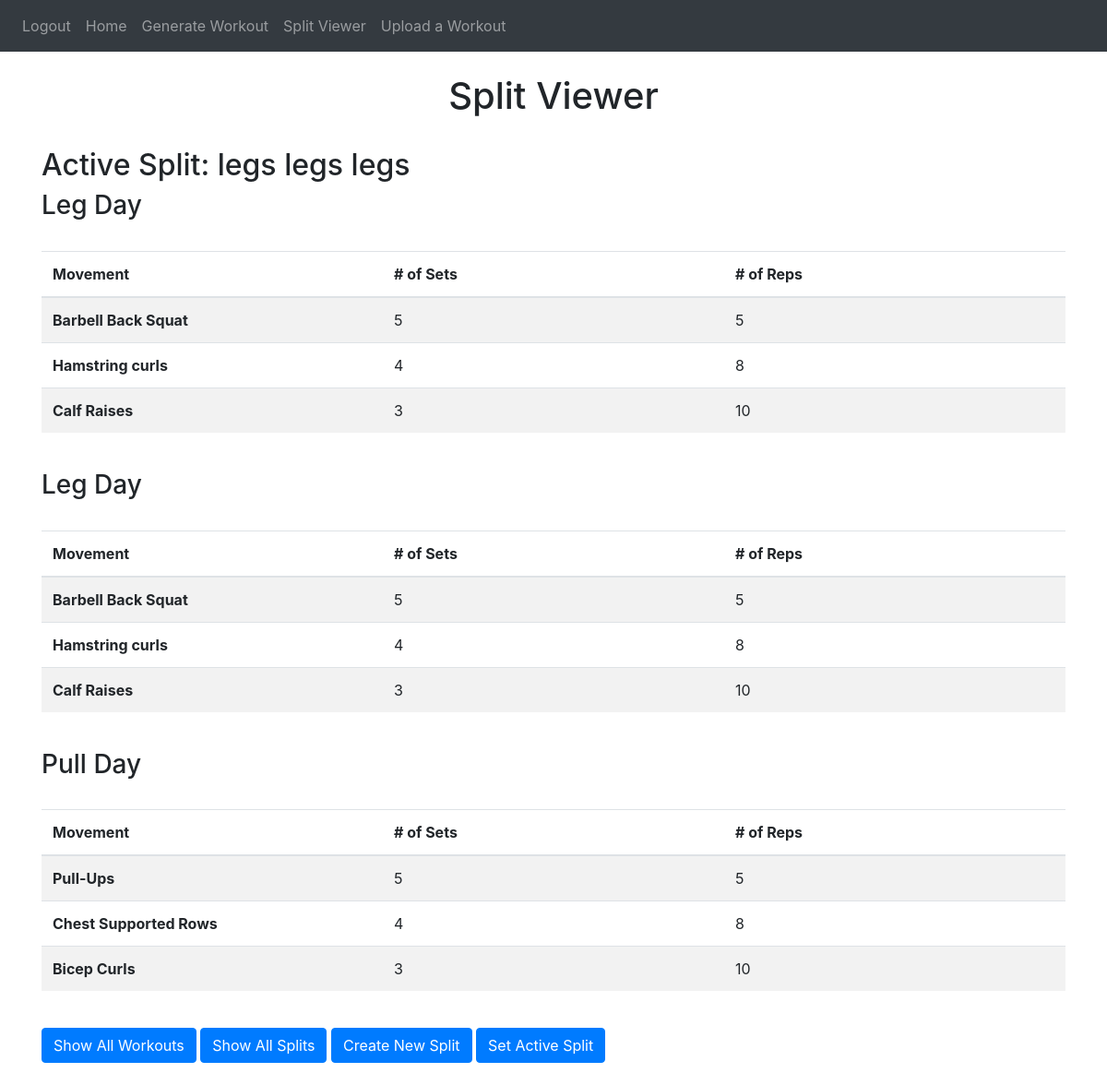
The page /split-viewer (signed in) on the database its author committed.
### website/models.py (models this page shows, shortened)
class Split(db.Model):
    id = db.Column(db.Integer, primary_key=True)
    split_name = db.Column(db.String(10000))
    is_active = db.Column(db.Boolean)
    user_id = db.Column(db.Integer, db.ForeignKey('user.id'))
    next_workout_ind = db.Column(db.Integer)
    order = db.Column(JSON)
    def get_workouts(self):
        return [Workout.query.filter_by(id = self.order[i]).first() for i in range(len(self.order))]

class Workout(db.Model):
    id = db.Column(db.Integer, primary_key=True)
    workout_name = db.Column(db.String(10000))
    num_movements = db.Column(db.Integer)
    movements = db.relationship('Movement', backref='workout', lazy=True)
    splits = db.relationship('Split', secondary=split_workout, backref=db.backref('workouts', lazy='dynamic'))
    user_id = db.Column(db.Integer, db.ForeignKey('user.id'))

class Movement(db.Model):
    id = db.Column(db.Integer, primary_key=True)
    mov_name = db.Column(db.String(100))
    reps = db.Column(db.Integer)
    sets = db.Column(db.Integer)
    workout_id = db.Column(db.Integer, db.ForeignKey('workout.id'))

### website/split_viewer.py (the view, shortened to what this page needs)
@split_viewer.route('/split-viewer', methods=['GET', 'POST'])
@login_required
def editor():
    return render_template("split_viewer.html", user=current_user)

### website/templates/split_viewer.html (shortened to what this page needs)
{% extends "base.html" %} {% block title %} Split Viewer {% endblock %}
{%block content%}
    <br />
    <h1 align = "center"> Split Viewer </h1>
    <br />
    {% for split in user.splits if split.is_active%}
        <h2>Active Split: {{split.split_name}}</h2>
        {% for wkrt in split.get_workouts() %}
            <h3>
                {{ wkrt.workout_name }}
            </h3>
            <br />
            <table class="table table-striped">
                <thead>
                    <tr>
                        <th scope="col">Movement</th>
                        <th scope="col"># of Sets</th>
                        <th scope="col"># of Reps</th>
                    </tr>
                </thead>
                <tbody>
                    {% for mov in wkrt.movements %}
                        <tr>
                            <th scope="row">{{mov.mov_name}}</th>
                            <td>{{mov.sets}}</td>
                            <td>{{mov.reps}}</td>
                        </tr>
                    {% endfor %}
                </tbody>
            </table>
            <br />
        {% endfor %}
    {% endfor %}
    <div class="buttons">
        <button class="btn btn-primary" id="showAllWorkouts"> Show All Workouts</button>
        <button class="btn btn-primary" id="showAllSplits"> Show All Splits</button>
        <button class="btn btn-primary" id="createNewSplit"> Create New Split</button>
        <button class="btn btn-primary" id="setActiveSplit"> Set Active Split</button>
    </div>
    <br />
{% endblock %}

### website/templates/base.html (shortened to what this page needs)
<!DOCTYPE html>
<html>
    <head>
        <link
            rel="stylesheet"
            href="https://stackpath.bootstrapcdn.com/bootstrap/4.4.1/css/bootstrap.min.css"
        />
        <link
            rel="stylesheet"
            href="https://stackpath.bootstrapcdn.com/font-awesome/4.7.0/css/font-awesome.min.css"
        />
    </head>
    <body>
        <nav class = "navbar navbar-expand-lg navbar-dark bg-dark">
            <div class = "collapse navbar-collapse" id = "navbar">
                <div class = "navbar-nav">
                    {% if user.is_authenticated %}
                        <a class = "nav-item nav-link" id = "logout" href = "/logout">Logout</a>
                        <a class = "nav-item nav-link" id = "home" href = "/">Home</a>
                        <a class = "nav-item nav-link" id = "splits" href = "/splits">Generate Workout</a>
                        <a class = "nav-item nav-link" id = "splitViewer" href = "/split-viewer">Split Viewer</a>
                        <a class = "nav-item nav-link" id = "uploadWorkout" href = "/upload-workout">Upload a Workout</a>
                    {% else %}
                        <a class = "nav-item nav-link" id = "login" href = "/login">Login</a>
                        <a class = "nav-item nav-link" id = "signUp" href = "/sign-up">Sign Up</a>
                    {% endif %}
                </div>
            </div>
        </nav>
        <div class = "container">
            {%block content%}
            {% endblock %}
        </div>
    </body>
</html>

### website/templates/split_viewer.html (style rules this page uses)
.table th, .table td { width: 33.33%; }

### rows shown on the page
Split: split_name "legs legs legs"
Workout: workout_name "Leg Day"
Movement: mov_name "Barbell Back Squat", sets "5", reps "5"
Movement: mov_name "Hamstring curls", sets "4", reps "8"
Movement: mov_name "Calf Raises", sets "3", reps "10"
Workout: workout_name "Pull Day"
Movement: mov_name "Pull-Ups", sets "5", reps "5"
Movement: mov_name "Chest Supported Rows", sets "4", reps "8"
Movement: mov_name "Bicep Curls", sets "3", reps "10"
